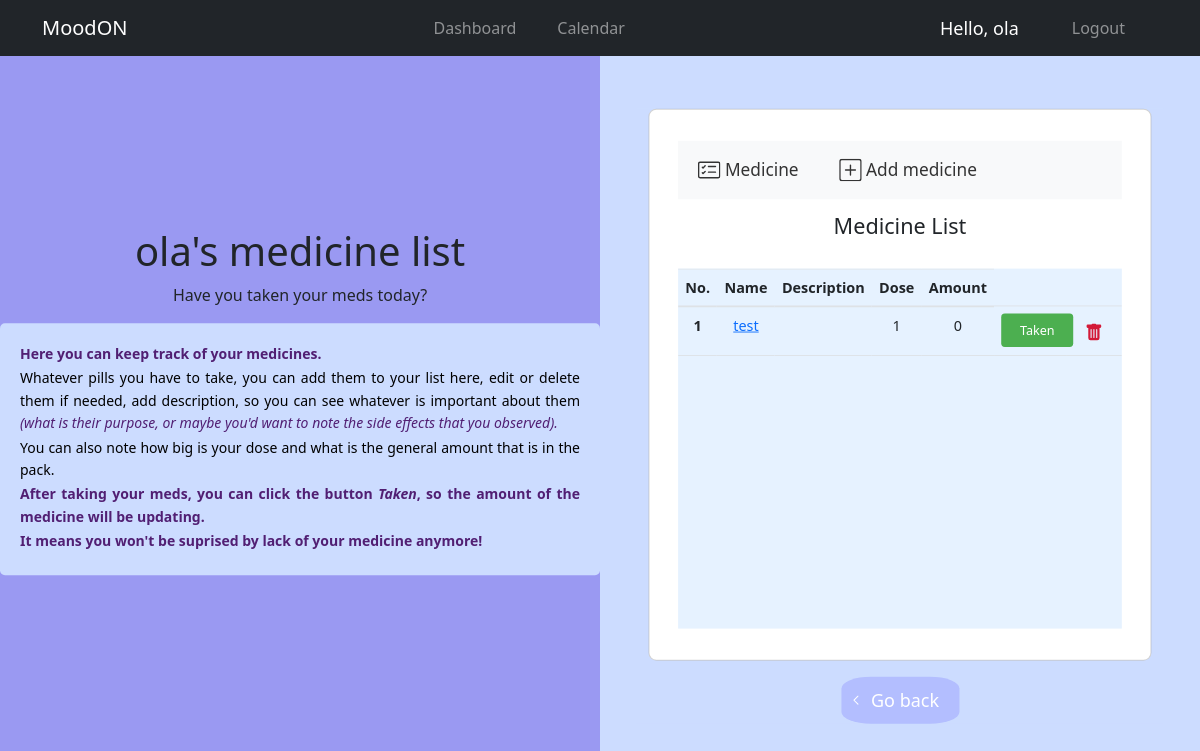
The app's page /meds-tracking/ (signed in) with its own data.
### mood_tracker/models.py (models this page shows, shortened)
class Medicine(models.Model):
    user = models.ForeignKey(User, on_delete=models.CASCADE, default=1)
    name = models.CharField(max_length=100)
    description = models.TextField(null=True, blank=True)
    amount = models.PositiveIntegerField(default=1)
    dose = models.PositiveIntegerField(default=1)
    reminders = models.ManyToManyField('MedsReminders')

### mood_tracker/views.py (the view)
# urls.py: path('meds-tracking/', views.info_meds, name='info_meds'),
def info_meds(request):
    meds = Medicine.objects.filter(user=request.user)
    return render(request, 'meds/meds_information.html', {'meds': meds})

### mood_tracker/templates/meds/meds_information.html (shortened to what this page needs)
{% extends 'main/main.html' %}
{% load static %}
{% block content %}
<head>
    <link href="https://cdn.jsdelivr.net/npm/bootstrap@5.2.2/dist/css/bootstrap.min.css" rel="stylesheet">
</head>
<div class="split left">
    <div class="centered">
        <div class="title">
            <h1>{{ request.user.username }}'s medicine list</h1>
            <p>Have you taken your meds today?</p>
        </div>
        <div class="instructions">
            <p><b>Here you can keep track of your medicines.</b></p>
            <p>Whatever pills you have to take, you can add them to your list here, edit or delete them if needed, add description, so you can see whatever is important about them <i>(what is their purpose, or maybe you'd want to note the side effects that you observed).</i></p>
            <p>You can also note how big is your dose and what is the general amount that is in the pack.</p>
            <p><b>After taking your meds, you can click the button <i>Taken</i>, so the amount of the medicine will be updating.</b></p>
            <p><b>It means you won't be suprised by lack of your medicine anymore!</b></p>
        </div>
    </div>
</div>
<div class="split right">
    <div class="centered">
        <section style="background-color: #ccdcff;">
            <div class="container">
                <div class="row d-flex justify-content-center align-items-center h-100">
                    <div class="col-12">
                        <div class="card rounded-3">
                            <div class="card-body p-1">
                                <nav class="navbar navbar-expand-lg navbar-light bg-light">
                                    <div class="container-fluid">
                                        <ul class="navbar-nav me-auto mb-2 mb-lg-0">
                                            <li class="nav-item ">
                                                <a class="nav-link-custom" href="/meds-tracking/">
                                                    Medicine
                                                </a>
                                            </li>
                                        </ul>
                                        <div class="collapse navbar-collapse" id="navbarSupportedContent">
                                            <ul class="navbar-nav me-auto mb-2 mb-lg-0">
                                                <li class="nav-item">
                                                    <a class="nav-link-custom" href="{% url 'add_med' %}">
                                                        Add medicine
                                                    </a>
                                                </li>
                                            </ul>
                                        </div>
                                    </div>
                                </nav>
                                <h4 class="text-center my-3 pb-3">Medicine List</h4>
                                <div class="inside">
                                    <table class="table mb-4">
                                        <thead>
                                        <tr>
                                            <th scope="col">No.</th>
                                            <th scope="col">Name</th>
                                            <th scope="col">Description</th>
                                            <th scope="col">Dose</th>
                                            <th scope="col">Amount</th>
                                        </tr>
                                        </thead>
                                        {% for medicine in meds %}
                                        <tbody>
                                            <tr>
                                                <th scope="row">{{ forloop.counter }}</th>
                                                <td>
                                                    {% if medicine.is_finished %}
                                                    <del>
                                                        <a href="{% url 'meds_update' medicine.id %}">
                                                            {{ medicine.name }}
                                                        </a>
                                                    </del>
                                                    {% else %}
                                                    <a href="{% url 'meds_update' medicine.id %}"> {{ medicine.name }}</a>
                                                </td>
                                                <td>{{ medicine.description }}</td>
                                                <td>{{ medicine.dose }}</td>
                                                <td>{{ medicine.amount }}</td>
                                                <td>
                                                    <form action="{% url 'mark_taken' medicine.id %}" method="post">
                                                        <button type="submit" class="mark-taken-button">Taken</button>
                                                    </form>
                                                </td>
                                                <td>
                                                    <form action="{% url 'meds_delete' medicine.id %}" method="post" style="display: inline">
                                                        <button type="submit" class="btn" onclick="return confirm('are you sure?')">
                                                        </button>
                                                    </form>
                                                </td>
                                            </tr>
                                        </tbody>
                                        {% endif %}
                                        {% endfor %}
                                    </table>
                                </div>
                            </div>
                        </div>
                    </div>
                </div>
                <a href="/dashboard/" class="button">
                    <span class="icon">
                        <svg xmlns="http://www.w3.org/2000/svg" width="16" height="16" fill="currentColor" class="bi bi-arrow-left" viewBox="0 0 16 16">
                          <path fill-rule="evenodd" d="M11.854 4.646a.5.5 0 0 1 0 .708L8.207 9l3.647 3.646a.5.5 0 1 1-.708.708l-4-4a.5.5 0 0 1 0-.708l4-4a.5.5 0 0 1 .708 0z"/>
                        </svg>
                      </span>
                    Go back
                </a>
            </div>
        </section>
    </div>
</div>
{% endblock %}

### mood_tracker/templates/navbar/navbar.html (shortened to what this page needs)
{% load static %}
<nav class="navbar navbar-expand-lg navbar-dark ftco_navbar bg-dark ftco-navbar-light" id="ftco-navbar">
  <div class="container">
    <a class="navbar-brand" href="/">Mood<span>ON</span></a>
    <div class="collapse navbar-collapse" id="navbarNav">
      <ul class="navbar-nav ml-auto">
        {% if request.user.is_authenticated %}
        <li class="nav-item {% if request.path == item.link %}active{% endif %}">
          <a class="nav-link" href="/dashboard/">Dashboard</a>
        </li>
        <li class="nav-item {% if request.path == item.link %}active{% endif %}">
          <a class="nav-link" href="{% url 'calendar' %}">Calendar</a>
        </li>
      </ul>
      {% endif %}
      <ul class="navbar-nav ml-auto">
        {% if request.user.is_authenticated %}
        <li class="nav-item">
          <span class="hello-msg">Hello, {{ request.user.username }}</span>
        </li>
        <li class="nav-item">
          <a class="nav-link" href="{% url 'logout' %}">Logout</a>
        </li>
        {% else %}
        <li class="nav-item active"><a href="/" class="nav-link">Home</a></li>
        <span><a class="hello-msg login-link" href="/login/">Login</a></span>
        <span class="hello-msg">|</span>
        <span><a class="hello-msg register-link" href="{% url 'register' %}">Signup</a></span>
{% endif %}
      </ul>
    </div>
  </div>
</nav>

### mood_tracker/templates/navbar/navbar.html (style rules this page uses)
.navbar li { margin-right: 25px; }
.hello-msg { font-size: 18px; color: #fff; margin-right: 20px; }
.nav-item { display: flex; align-items: center; margin-left: auto; }

### mood_tracker/templates/meds/meds_information.html (style rules this page uses)
.split { height: 100%; width: 50%; position: fixed; z-index: 1; top: 0; overflow-x: hidden; padding-top: 20px; }
.left { left: 0; margin-top: 56px; background-color: #9a99f2; }
.right { right: 0; margin-top: 56px; background-color: #ccdcff; }
.centered { position: absolute; top: 45%; left: 50%; transform: translate(-50%, -50%); text-align: center; }
.card { justify-content: center; }
.card-body { scale: 90%; }
.inside { height: 50vh; overflow-y: scroll; background-color: #e6f2ff; }
td { max-width: 5rem; }
a.button { display: inline-block; padding: 10px 20px; background-color: #b3beff; color: white; border: none; border-radius: 25%; text-decoration: none; font-size: 18px; transition: background-color 0.5s, color 0.5s, transform 0.5s; position: relative; padding-left: 30px; }
a.button .icon { position: absolute; top: 45%; left: 5px; transform: translateY(-50%); }
a.button .icon svg { width: 16px; height: 16px; vertical-align: middle; margin-right: 5px; }
.mark-taken-button { background-color: #4CAF50; color: white; border: none; padding: 8px 16px; text-align: center; text-decoration: none; display: inline-block; font-size: 14px; cursor: pointer; border-radius: 4px; transition: background-color 0.3s ease; width: 80px; }
.nav-link-custom { display: flex; align-items: center; text-decoration: none; color: #333; font-size: larger; background-color: none; transition: color 0.2s, background-color 0.2s; padding: 10px; border-radius: 8px; }
.nav-link-custom svg { width: 25px; height: 25px; margin-right: 5px; }
.instructions { margin-bottom: 5%; padding: 20px; background-color: #ccdcff; color: #000; border-radius: 5px; text-align: justify; width: 600px; line-height: 1.6; position: relative; }
.instructions p { font-size: 14px; margin-bottom: 2px; }
.instructions b { color: #511f73; }
.instructions i { font-size: 14px; color: #511f73; }

### records on screen
Medicine: name "test", dose "1", amount "0"

### other values on screen
{{ request.user.username }} "ola"
